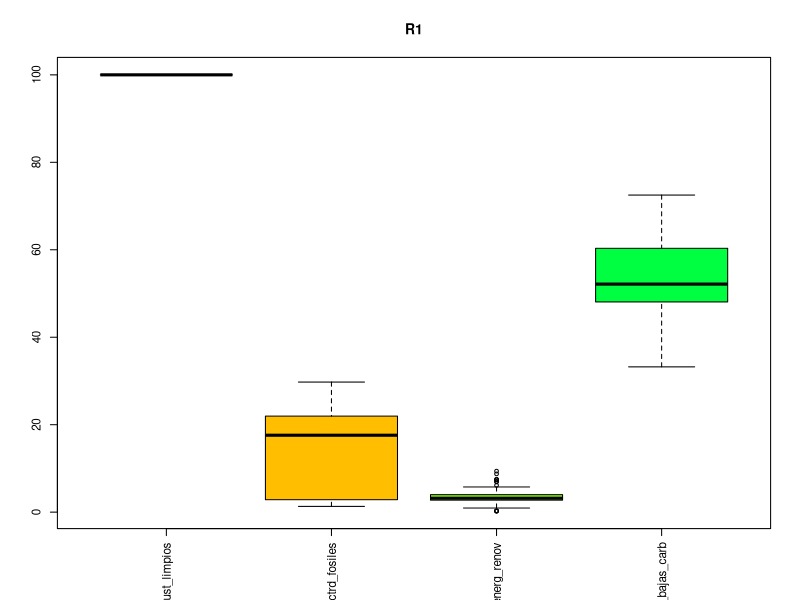
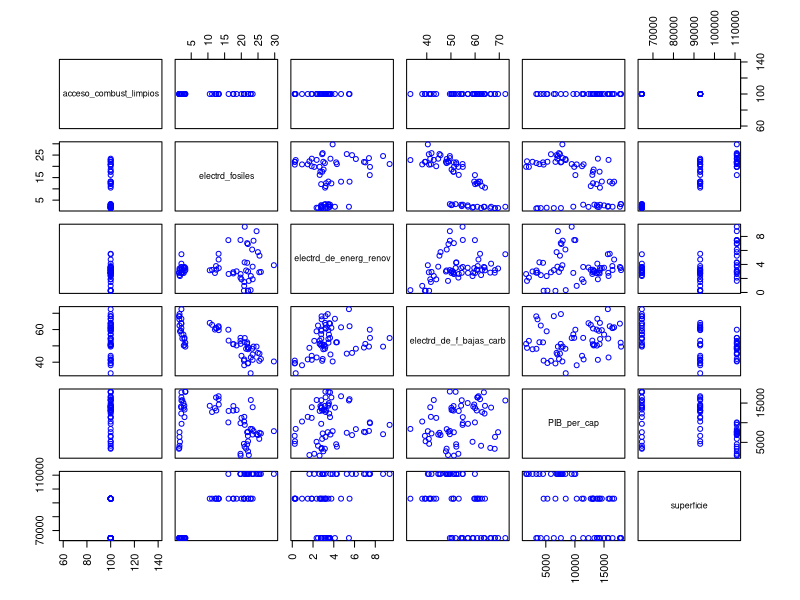
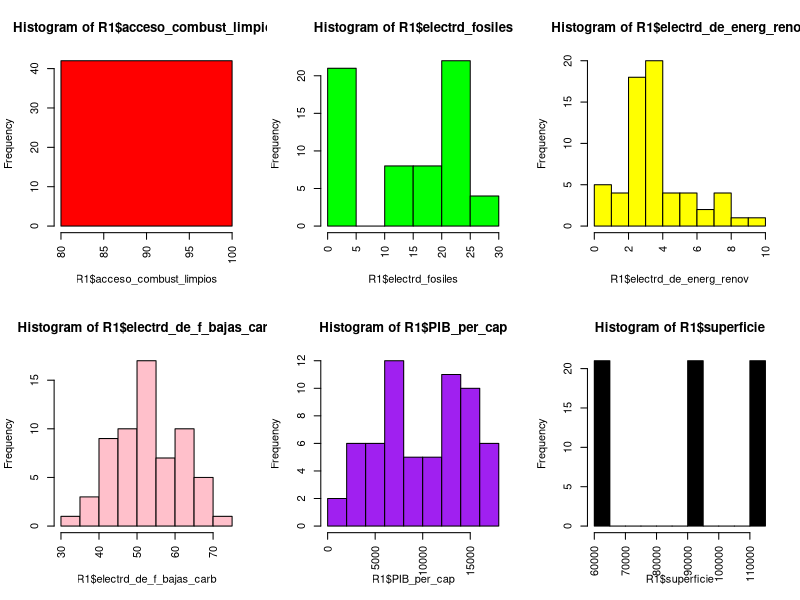
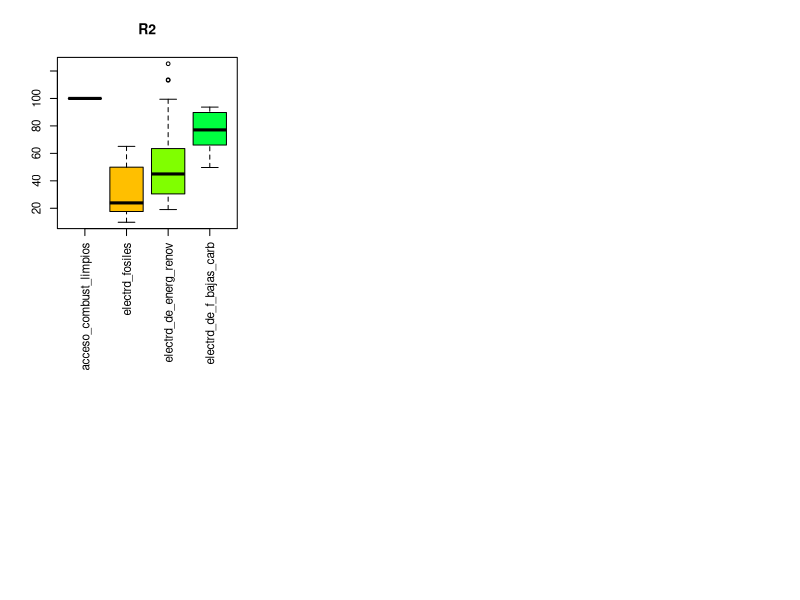
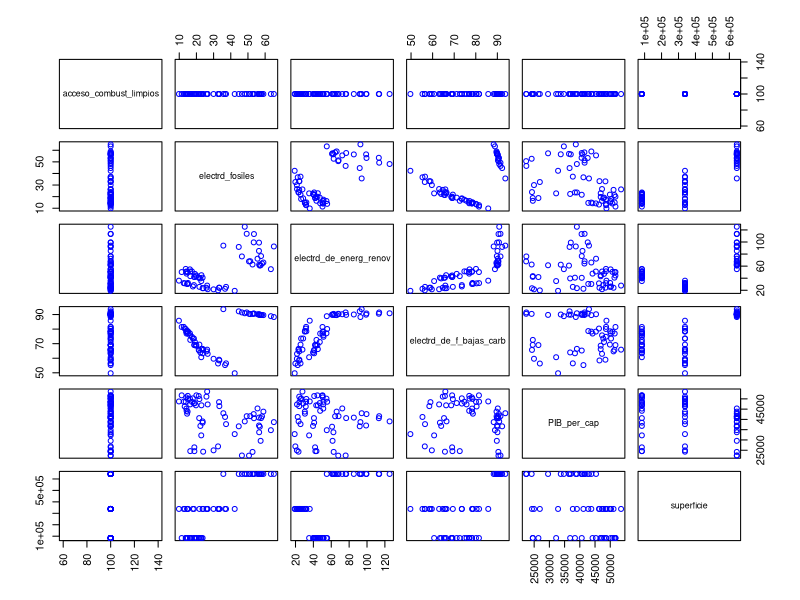
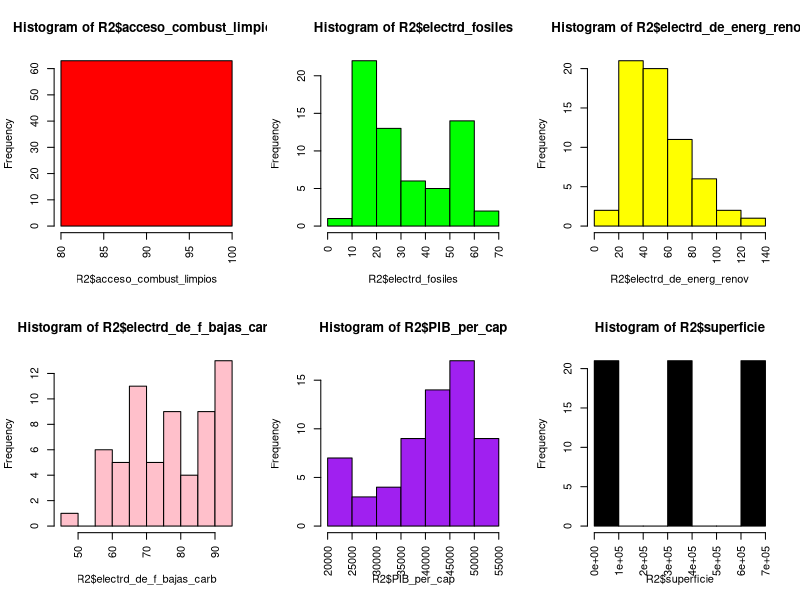

Generate these figures, in order, with R:
## ---- chunk 1
knitr::opts_chunk$set(echo = TRUE)
## ---- chunk 2
M = read.csv("./datosG10Eq04.csv")
## ---- chunk 3
str(M)
## ---- chunk 4
names(M)
M2 = M[ , c(2, 5, 9, 11, 12, 18, 20)] # COndición filas, condición columnas (si con ,)
## ---- chunk 5
#table(M2$entidad)
R1 = c("Bulgaria", "Hungary", "Latvia")
region = ifelse(M2$entidad %in% R1, "R1", "R2")
M2 = cbind(region, M2)
#names(M2)
M3 = M2[-2] # Quita la columna 2
names(M3)
## ---- chunk 6
R1 = M3[M3$region == "R1", ][-1]
R2 = M3[M3$region == "R2", ][-1]
## ---- chunk 7
cat("Región 1 \n")
summary(R1)
cat("Región 2 \n")
summary(R2)
## ---- chunk 8
par(cex = 0.7) # disminuye la letra de las etiquetas
par(las = 3) # voltear las etiquetas
boxplot(R1[1:4], main = "R1", col = rainbow(8))
plot(R1, col = "blue")
par(mfrow = c(2, 3)) # matriz graficos 3 filas, 2 columnas
hist(R1$acceso_combust_limpios, col = "red")
hist(R1$electrd_fosiles, col = "green")
hist(R1$electrd_de_energ_renov, col = "yellow")
hist(R1$electrd_de_f_bajas_carb, col = "pink")
hist(R1$PIB_per_cap, col = "purple")
hist(R1$superficie, col = "black")
## ---- chunk 9
par(cex = 0.7) # disminuye la letra de las etiquetas
par(las = 3) # voltear las etiquetas
boxplot(R2[1:4], main = "R2", col = rainbow(8))
plot(R2, col = "blue")
par(mfrow = c(2, 3)) # matriz graficos 3 filas, 2 columnas
hist(R2$acceso_combust_limpios, col = "red")
hist(R2$electrd_fosiles, col = "green")
hist(R2$electrd_de_energ_renov, col = "yellow")
hist(R2$electrd_de_f_bajas_carb, col = "pink")
hist(R2$PIB_per_cap, col = "purple")
hist(R2$superficie, col = "black")
## ---- chunk 10
cat("Región 1\n")
round(cor(R1), 2)
cat("Región 2\n")
round(cor(R2), 2)
